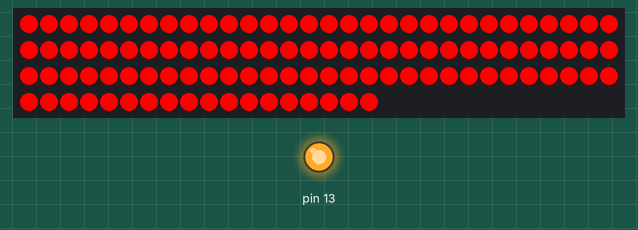
Bench run of a sketch on a simulated Arduino Mega 2560, built with avr-gcc and run on an emulated ATmega2560. On the bench: 108 RGB LEDs in strip order, left to right, continuing on the next row, output pins drawn as LEDs (lit = HIGH). What the sketch prints to the serial monitor is not drawn.

Above: at 0.1 s.
Timing chart, 0 to 2.0 s (numbered marks = the images above):
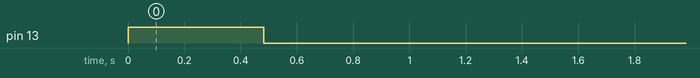

The sketch:

adalight.ino
```cpp
//////////
//
// Arduino interface for the use of ws2812 operated LEDs
// Uses Adalight protocol and is compatible with Boblight, Prismatik etc
// "Magic Word" for synchronisation is 'Ada' followed by LED High, Low and Checksum
//
///// User definitions /////

// Define the number of LEDs
#define NUM_LEDS 108

// Define SPI Pin
#define sPIN 53

// Baudrate, higher rate allows faster refresh rate and more LEDs (defined in /etc/boblight.conf)
#define serialRate 115200

//// End of user definitions /////

// Utilises FastSPI_LED2
#define FORCE_SOFTWARE_SPI
#define FORCE_SOFTWARE_PINS
#include <FastLED.h>

// Adalight sends a "Magic Word" (defined in /etc/boblight.conf) before sending the pixel data
uint8_t prefix[] = {'A', 'd', 'a'}, hi, lo, chk, i;

// initialise LED-array
CRGB leds[NUM_LEDS];

void setup()
{

  FastLED.addLeds<WS2812, sPIN, GRB>(leds, NUM_LEDS);
    pinMode(13, OUTPUT);
digitalWrite(13, HIGH);
  // initial RGB flash
  LEDS.showColor(CRGB(255, 0, 0));
  delay(200);
  LEDS.showColor(CRGB(255, 255, 0));
  delay(50);
  LEDS.showColor(CRGB(0, 255, 0));
  delay(50);
  LEDS.showColor(CRGB(0, 255, 255));
  delay(50);
  LEDS.showColor(CRGB(0, 0, 255));
  delay(50);
  LEDS.showColor(CRGB(255, 0, 255));
  delay(50);
  LEDS.showColor(CRGB(0, 0, 0));

  Serial.begin(serialRate);
  Serial.print("Ada\n"); // Send "Magic Word" string to host
  digitalWrite(13, LOW);

}

void loop() {
  // wait for first byte of Magic Word
  for(i = 0; i < sizeof prefix; ++i) {
    waitLoop: while (!Serial.available()) ;;
    // Check next byte in Magic Word
    if(prefix[i] == Serial.read()) continue;
    // otherwise, start over
    i = 0;
    goto waitLoop;
  }

  // Hi, Lo, Checksum

  while (!Serial.available()) ;;
  hi=Serial.read();
  while (!Serial.available()) ;;
  lo=Serial.read();
  while (!Serial.available()) ;;
  chk=Serial.read();

  // if checksum does not match go back to wait
  if (chk != (hi ^ lo ^ 0x55))
  {
    i=0;
    goto waitLoop;
  }

  memset(leds, 0, NUM_LEDS * sizeof(struct CRGB));
  // read the transmission data and set LED values
  for (uint8_t i = 0; i < NUM_LEDS; i++) {
    byte r, g, b;
    while(!Serial.available());
    r = Serial.read();
    while(!Serial.available());
    g = Serial.read();
    while(!Serial.available());
    b = Serial.read();
    leds[i].r = r;
    leds[i].g = g;
    leds[i].b = b;
  }
  // shows new values
 FastLED.show();
}
```
